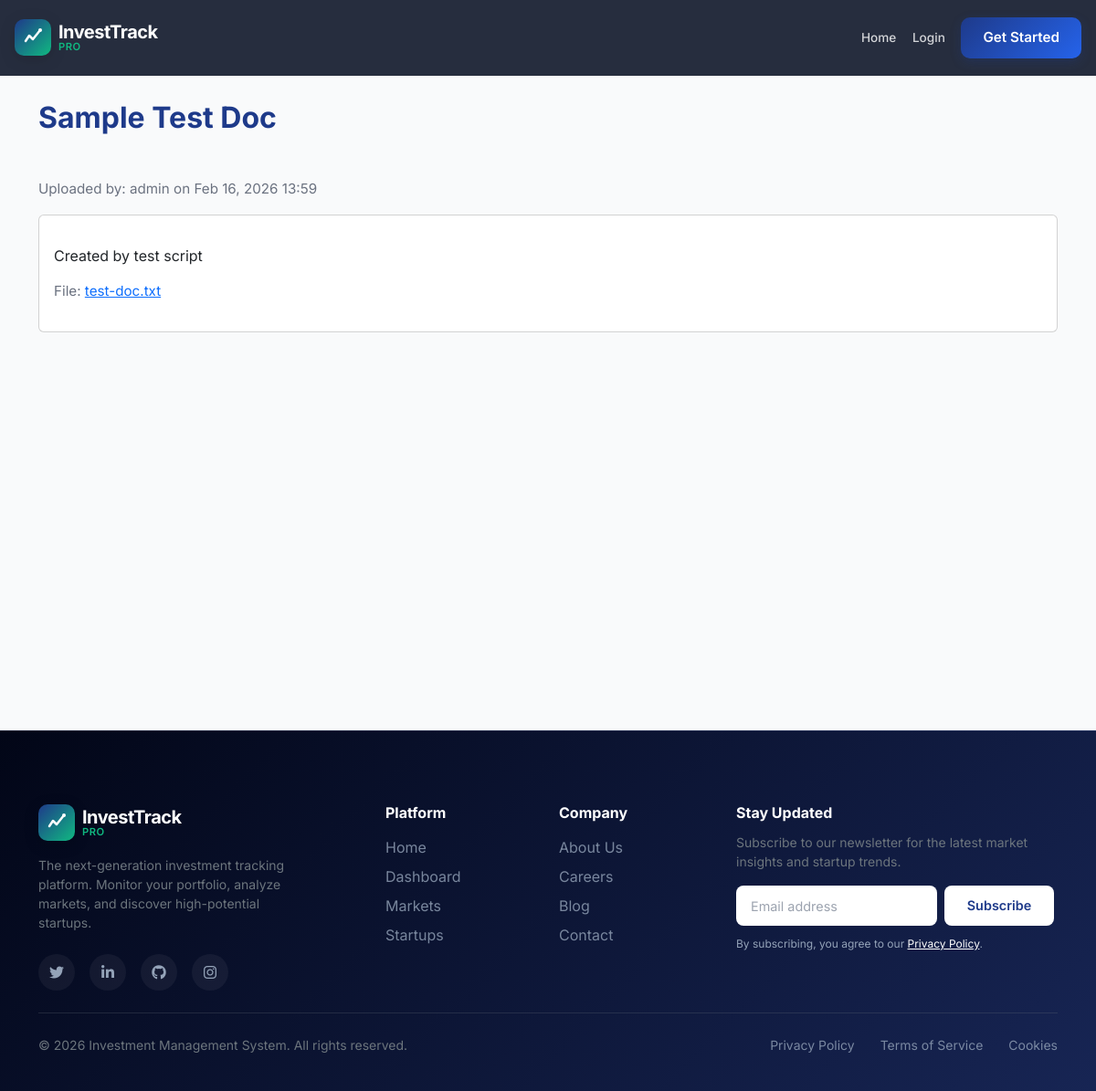
Screenshot of /documents/3/ with the database file from the repository.
### core/models.py (models this page shows, shortened)
class Document(models.Model):
    title = models.CharField(max_length=255)
    file = models.FileField(upload_to='documents/')
    description = models.TextField(blank=True, null=True)
    uploaded_by = models.ForeignKey(User, on_delete=models.SET_NULL, null=True, blank=True, related_name='documents')
    uploaded_at = models.DateTimeField(auto_now_add=True)
    class Meta:
        ordering = ['-uploaded_at']

### core/views.py (the view)
# urls.py: path('documents/<int:pk>/', views.DocumentDetailView.as_view(), name='document_detail'),
class DocumentDetailView(TemplateView):
    template_name = 'documents/detail.html'
    def get(self, request, pk, *args, **kwargs):
        doc = get_object_or_404(Document, pk=pk)
        return self.render_to_response({'document': doc})

### templates/documents/detail.html (shortened to what this page needs)
{% extends 'base.html' %}
{% block content %}
<div class="container py-5">
    <div class="d-flex justify-content-between align-items-center mb-4">
        <h2>{{ document.title }}</h2>
    </div>
    <p class="text-muted">Uploaded by: {% if document.uploaded_by %}{{ document.uploaded_by.username }}{% else %}System{% endif %} on {{ document.uploaded_at|date:'M d, Y H:i' }}</p>
    <div class="card mt-3">
        <div class="card-body">
            <p>{{ document.description|linebreaks }}</p>
            <p class="small text-muted">File: <a href="{{ document.file.url }}">{{ document.file.name|cut:"documents/" }}</a></p>
        </div>
    </div>
</div>
{% endblock %}

### rows the page displays
Document: title "Sample Test Doc", uploaded_by.username "admin", uploaded_at "Feb 16, 2026 13:59", description "Created by test script", file.name "test-doc.txt"
